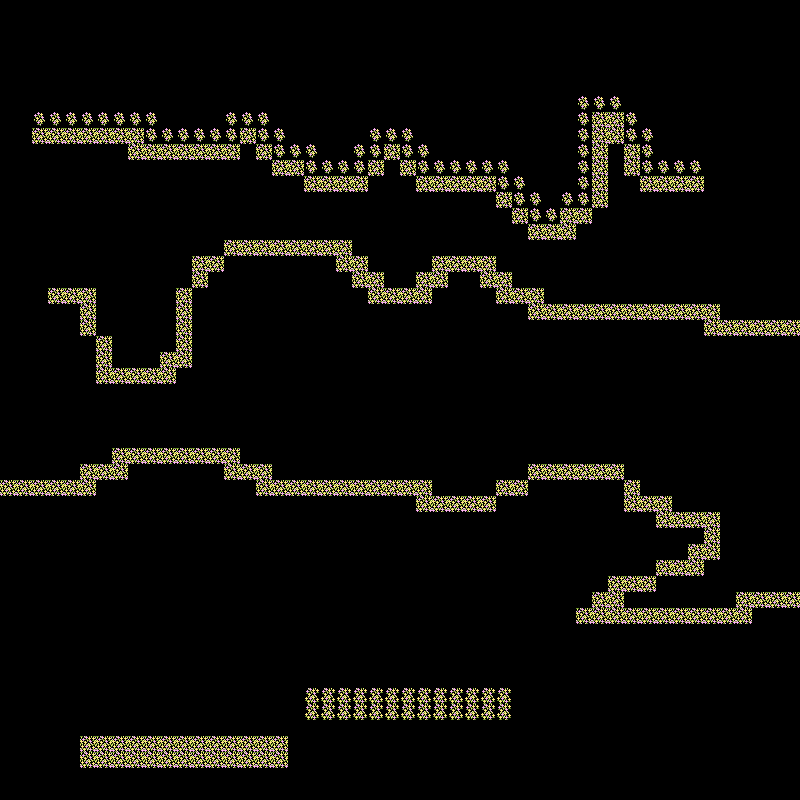

This is a level from a 2D game, rendered from its Tiled map with the project's own tilesets. A one-line summary and the complete map file follow:
An orthogonal 50x50 tile map with 16x16 px tiles, 1 tile layer (タイル・レイヤー 1).

<map version="1.2" tiledversion="1.3.1" orientation="orthogonal" renderorder="right-down" compressionlevel="0" width="50" height="50" tilewidth="16" tileheight="16" infinite="0" nextlayerid="3" nextobjectid="1">
 <tileset firstgid="1" source="hana.tsx" />
 <layer id="1" name="タイル・レイヤー 1" width="50" height="50">
  <data encoding="csv">
0,0,0,0,0,0,0,0,0,0,0,0,0,0,0,0,0,0,0,0,0,0,0,0,0,0,0,0,0,0,0,0,0,0,0,0,0,0,0,0,0,0,0,0,0,0,0,0,0,0,
0,0,0,0,0,0,0,0,0,0,0,0,0,0,0,0,0,0,0,0,0,0,0,0,0,0,0,0,0,0,0,0,0,0,0,0,0,0,0,0,0,0,0,0,0,0,0,0,0,0,
0,0,0,0,0,0,0,0,0,0,0,0,0,0,0,0,0,0,0,0,0,0,0,0,0,0,0,0,0,0,0,0,0,0,0,0,0,0,0,0,0,0,0,0,0,0,0,0,0,0,
0,0,0,0,0,0,0,0,0,0,0,0,0,0,0,0,0,0,0,0,0,0,0,0,0,0,0,0,0,0,0,0,0,0,0,0,0,0,0,0,0,0,0,0,0,0,0,0,0,0,
0,0,0,0,0,0,0,0,0,0,0,0,0,0,0,0,0,0,0,0,0,0,0,0,0,0,0,0,0,0,0,0,0,0,0,0,0,0,0,0,0,0,0,0,0,0,0,0,0,0,
0,0,0,0,0,0,0,0,0,0,0,0,0,0,0,0,0,0,0,0,0,0,0,0,0,0,0,0,0,0,0,0,0,0,0,0,0,0,0,0,0,0,0,0,0,0,0,0,0,0,
0,0,0,0,0,0,0,0,0,0,0,0,0,0,0,0,0,0,0,0,0,0,0,0,0,0,0,0,0,0,0,0,0,0,0,0,1,1,1,0,0,0,0,0,0,0,0,0,0,0,
0,0,1,1,1,1,1,1,1,1,0,0,0,0,1,1,1,0,0,0,0,0,0,0,0,0,0,0,0,0,0,0,0,0,0,0,1,5,5,1,0,0,0,0,0,0,0,0,0,0,
0,0,5,5,5,5,5,5,5,1,1,1,1,1,1,5,1,1,0,0,0,0,0,1,1,1,0,0,0,0,0,0,0,0,0,0,1,5,5,1,1,0,0,0,0,0,0,0,0,0,
0,0,0,0,0,0,0,0,5,5,5,5,5,5,5,0,5,1,1,1,0,0,1,1,5,1,1,0,0,0,0,0,0,0,0,0,1,5,0,5,1,0,0,0,0,0,0,0,0,0,
0,0,0,0,0,0,0,0,0,0,0,0,0,0,0,0,0,5,5,1,1,1,1,5,0,5,1,1,1,1,1,1,0,0,0,0,1,5,0,5,1,1,1,1,0,0,0,0,0,0,
0,0,0,0,0,0,0,0,0,0,0,0,0,0,0,0,0,0,0,5,5,5,5,0,0,0,5,5,5,5,5,1,1,0,0,0,1,5,0,0,5,5,5,5,0,0,0,0,0,0,
0,0,0,0,0,0,0,0,0,0,0,0,0,0,0,0,0,0,0,0,0,0,0,0,0,0,0,0,0,0,0,5,1,1,0,1,1,5,0,0,0,0,0,0,0,0,0,0,0,0,
0,0,0,0,0,0,0,0,0,0,0,0,0,0,0,0,0,0,0,0,0,0,0,0,0,0,0,0,0,0,0,0,5,1,1,5,5,0,0,0,0,0,0,0,0,0,0,0,0,0,
0,0,0,0,0,0,0,0,0,0,0,0,0,0,0,0,0,0,0,0,0,0,0,0,0,0,0,0,0,0,0,0,0,5,5,5,0,0,0,0,0,0,0,0,0,0,0,0,0,0,
0,0,0,0,0,0,0,0,0,0,0,0,0,0,5,5,5,5,5,5,5,5,0,0,0,0,0,0,0,0,0,0,0,0,0,0,0,0,0,0,0,0,0,0,0,0,0,0,0,0,
0,0,0,0,0,0,0,0,0,0,0,0,5,5,0,0,0,0,0,0,0,5,5,0,0,0,0,5,5,5,5,0,0,0,0,0,0,0,0,0,0,0,0,0,0,0,0,0,0,0,
0,0,0,0,0,0,0,0,0,0,0,0,5,0,0,0,0,0,0,0,0,0,5,5,0,0,5,5,0,0,5,5,0,0,0,0,0,0,0,0,0,0,0,0,0,0,0,0,0,0,
0,0,0,5,5,5,0,0,0,0,0,5,0,0,0,0,0,0,0,0,0,0,0,5,5,5,5,0,0,0,0,5,5,5,0,0,0,0,0,0,0,0,0,0,0,0,0,0,0,0,
0,0,0,0,0,5,0,0,0,0,0,5,0,0,0,0,0,0,0,0,0,0,0,0,0,0,0,0,0,0,0,0,0,5,5,5,5,5,5,5,5,5,5,5,5,0,0,0,0,0,
0,0,0,0,0,5,0,0,0,0,0,5,0,0,0,0,0,0,0,0,0,0,0,0,0,0,0,0,0,0,0,0,0,0,0,0,0,0,0,0,0,0,0,0,5,5,5,5,5,5,
0,0,0,0,0,0,5,0,0,0,0,5,0,0,0,0,0,0,0,0,0,0,0,0,0,0,0,0,0,0,0,0,0,0,0,0,0,0,0,0,0,0,0,0,0,0,0,0,0,0,
0,0,0,0,0,0,5,0,0,0,5,5,0,0,0,0,0,0,0,0,0,0,0,0,0,0,0,0,0,0,0,0,0,0,0,0,0,0,0,0,0,0,0,0,0,0,0,0,0,0,
0,0,0,0,0,0,5,5,5,5,5,0,0,0,0,0,0,0,0,0,0,0,0,0,0,0,0,0,0,0,0,0,0,0,0,0,0,0,0,0,0,0,0,0,0,0,0,0,0,0,
0,0,0,0,0,0,0,0,0,0,0,0,0,0,0,0,0,0,0,0,0,0,0,0,0,0,0,0,0,0,0,0,0,0,0,0,0,0,0,0,0,0,0,0,0,0,0,0,0,0,
0,0,0,0,0,0,0,0,0,0,0,0,0,0,0,0,0,0,0,0,0,0,0,0,0,0,0,0,0,0,0,0,0,0,0,0,0,0,0,0,0,0,0,0,0,0,0,0,0,0,
0,0,0,0,0,0,0,0,0,0,0,0,0,0,0,0,0,0,0,0,0,0,0,0,0,0,0,0,0,0,0,0,0,0,0,0,0,0,0,0,0,0,0,0,0,0,0,0,0,0,
0,0,0,0,0,0,0,0,0,0,0,0,0,0,0,0,0,0,0,0,0,0,0,0,0,0,0,0,0,0,0,0,0,0,0,0,0,0,0,0,0,0,0,0,0,0,0,0,0,0,
0,0,0,0,0,0,0,5,5,5,5,5,5,5,5,0,0,0,0,0,0,0,0,0,0,0,0,0,0,0,0,0,0,0,0,0,0,0,0,0,0,0,0,0,0,0,0,0,0,0,
0,0,0,0,0,5,5,5,0,0,0,0,0,0,5,5,5,0,0,0,0,0,0,0,0,0,0,0,0,0,0,0,0,5,5,5,5,5,5,0,0,0,0,0,0,0,0,0,0,0,
5,5,5,5,5,5,0,0,0,0,0,0,0,0,0,0,5,5,5,5,5,5,5,5,5,5,5,0,0,0,0,5,5,0,0,0,0,0,0,5,0,0,0,0,0,0,0,0,0,0,
0,0,0,0,0,0,0,0,0,0,0,0,0,0,0,0,0,0,0,0,0,0,0,0,0,0,5,5,5,5,5,0,0,0,0,0,0,0,0,5,5,5,0,0,0,0,0,0,0,0,
0,0,0,0,0,0,0,0,0,0,0,0,0,0,0,0,0,0,0,0,0,0,0,0,0,0,0,0,0,0,0,0,0,0,0,0,0,0,0,0,0,5,5,5,5,0,0,0,0,0,
0,0,0,0,0,0,0,0,0,0,0,0,0,0,0,0,0,0,0,0,0,0,0,0,0,0,0,0,0,0,0,0,0,0,0,0,0,0,0,0,0,0,0,0,5,0,0,0,0,0,
0,0,0,0,0,0,0,0,0,0,0,0,0,0,0,0,0,0,0,0,0,0,0,0,0,0,0,0,0,0,0,0,0,0,0,0,0,0,0,0,0,0,0,5,5,0,0,0,0,0,
0,0,0,0,0,0,0,0,0,0,0,0,0,0,0,0,0,0,0,0,0,0,0,0,0,0,0,0,0,0,0,0,0,0,0,0,0,0,0,0,0,5,5,5,0,0,0,0,0,0,
0,0,0,0,0,0,0,0,0,0,0,0,0,0,0,0,0,0,0,0,0,0,0,0,0,0,0,0,0,0,0,0,0,0,0,0,0,0,5,5,5,0,0,0,0,0,0,0,0,0,
0,0,0,0,0,0,0,0,0,0,0,0,0,0,0,0,0,0,0,0,0,0,0,0,0,0,0,0,0,0,0,0,0,0,0,0,0,5,5,0,0,0,0,0,0,0,5,5,5,5,
0,0,0,0,0,0,0,0,0,0,0,0,0,0,0,0,0,0,0,0,0,0,0,0,0,0,0,0,0,0,0,0,0,0,0,0,5,5,5,5,5,5,5,5,5,5,5,0,0,0,
0,0,0,0,0,0,0,0,0,0,0,0,0,0,0,0,0,0,0,0,0,0,0,0,0,0,0,0,0,0,0,0,0,0,0,0,0,0,0,0,0,0,0,0,0,0,0,0,0,0,
0,0,0,0,0,0,0,0,0,0,0,0,0,0,0,0,0,0,0,0,0,0,0,0,0,0,0,0,0,0,0,0,0,0,0,0,0,0,0,0,0,0,0,0,0,0,0,0,0,0,
0,0,0,0,0,0,0,0,0,0,0,0,0,0,0,0,0,0,0,0,0,0,0,0,0,0,0,0,0,0,0,0,0,0,0,0,0,0,0,0,0,0,0,0,0,0,0,0,0,0,
0,0,0,0,0,0,0,0,0,0,0,0,0,0,0,0,0,0,0,0,0,0,0,0,0,0,0,0,0,0,0,0,0,0,0,0,0,0,0,0,0,0,0,0,0,0,0,0,0,0,
0,0,0,0,0,0,0,0,0,0,0,0,0,0,0,0,0,0,0,2,2,2,2,2,2,2,2,2,2,2,2,2,0,0,0,0,0,0,0,0,0,0,0,0,0,0,0,0,0,0,
0,0,0,0,0,0,0,0,0,0,0,0,0,0,0,0,0,0,0,2,2,2,2,2,2,2,2,2,2,2,2,2,0,0,0,0,0,0,0,0,0,0,0,0,0,0,0,0,0,0,
0,0,0,0,0,0,0,0,0,0,0,0,0,0,0,0,0,0,0,0,0,0,0,0,0,0,0,0,0,0,0,0,0,0,0,0,0,0,0,0,0,0,0,0,0,0,0,0,0,0,
0,0,0,0,0,5,5,5,5,5,5,5,5,5,5,5,5,5,0,0,0,0,0,0,0,0,0,0,0,0,0,0,0,0,0,0,0,0,0,0,0,0,0,0,0,0,0,0,0,0,
0,0,0,0,0,5,5,5,5,5,5,5,5,5,5,5,5,5,0,0,0,0,0,0,0,0,0,0,0,0,0,0,0,0,0,0,0,0,0,0,0,0,0,0,0,0,0,0,0,0,
0,0,0,0,0,0,0,0,0,0,0,0,0,0,0,0,0,0,0,0,0,0,0,0,0,0,0,0,0,0,0,0,0,0,0,0,0,0,0,0,0,0,0,0,0,0,0,0,0,0,
0,0,0,0,0,0,0,0,0,0,0,0,0,0,0,0,0,0,0,0,0,0,0,0,0,0,0,0,0,0,0,0,0,0,0,0,0,0,0,0,0,0,0,0,0,0,0,0,0,0
</data>
 </layer>
</map>
